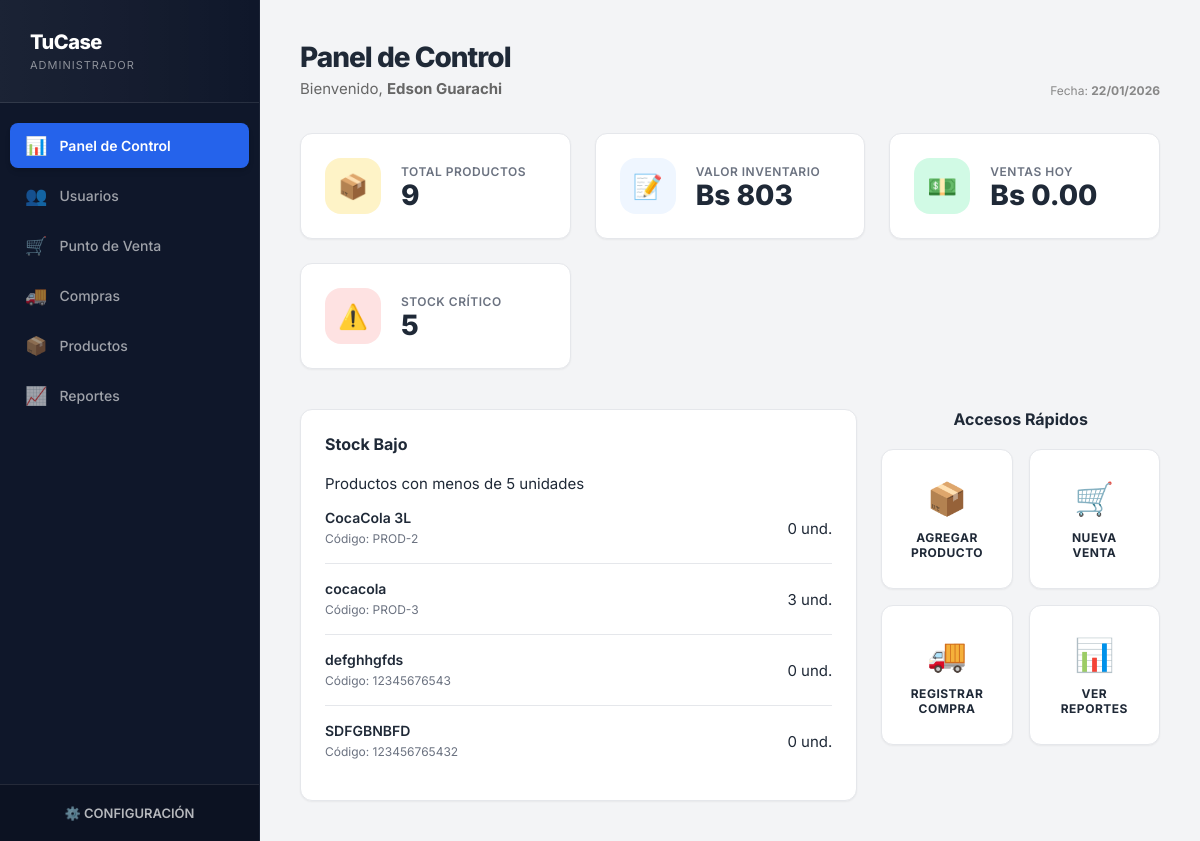
/index.php (signed in), run on the app's committed database.
### tables this page shows
CREATE TABLE `productos` (
  `id_producto` int(11) NOT NULL,
  `codigo_barras` varchar(50) DEFAULT NULL,
  `nombre` varchar(100) NOT NULL,
  `descripcion` text DEFAULT NULL,
  `precio_compra` decimal(10,2) NOT NULL DEFAULT 0.00,
  `precio_costo` decimal(10,2) DEFAULT 0.00,
  `precio_venta` decimal(10,2) NOT NULL,
  `stock_actual` int(11) DEFAULT 0,
  `stock_minimo` int(11) DEFAULT 5,
  `ruta_imagen` varchar(255) DEFAULT NULL,
  `id_categoria` int(11) NOT NULL,
  `id_proveedor` int(11) DEFAULT NULL,
  `estado` tinyint(1) DEFAULT 1,
  `imagen` varchar(255) DEFAULT NULL,
  `codigo` varchar(50) DEFAULT NULL
);

### models/Reporte.php (called while the page is built, shortened)
<?php
include_once __DIR__ . '/../config/conexion.php';
class Reporte {
    private $conn;
    public function __construct() {
        $db = new Conexion();
        $this->conn = $db->getConexion();
    }
    public function ventasHoy() {
        $sql = "SELECT SUM(total) as total FROM ventas WHERE DATE(fecha_venta) = CURDATE() AND estado = 1";
        $stmt = $this->conn->prepare($sql);
        $stmt->execute();
        $res = $stmt->fetch(PDO::FETCH_ASSOC);
        return $res['total'] ? $res['total'] : 0;
    }
    public function stockBajo() {
        $sql = "SELECT COUNT(*) as total FROM productos WHERE stock_actual <= 5 AND estado = 1";
        $stmt = $this->conn->prepare($sql);
        $stmt->execute();
        $res = $stmt->fetch(PDO::FETCH_ASSOC);
        return $res['total'];
    }
}
?>

### config/conexion.php (called while the page is built, shortened)
<?php
class Conexion {
    private $host = "localhost";
    private $db_name = "db_tienda_barrio";
    private $username = "root";
    private $password = "";
    private $charset = "utf8mb4";
    public function getConexion() {
        $this->conn = null;
        try {
            $dsn = "mysql:host=" . $this->host . ";dbname=" . $this->db_name . ";charset=" . $this->charset;
            $options = [
                PDO::ATTR_ERRMODE            => PDO::ERRMODE_EXCEPTION,
                PDO::ATTR_DEFAULT_FETCH_MODE => PDO::FETCH_ASSOC,
                PDO::ATTR_EMULATE_PREPARES   => false,
            ];
            $this->conn = new PDO($dsn, $this->username, $this->password, $options);
        } catch(PDOException $exception) {
            echo "Error de conexión: " . $exception->getMessage();
        }
        return $this->conn;
    }
}
?>

### index.php (the view, shortened to what this page needs)
<?php
include_once 'config/conexion.php';
include_once 'models/Reporte.php';
$reporte = new Reporte();
$db = new Conexion();
$conn = $db->getConexion();
$ventasHoy = $reporte->ventasHoy();
$stockBajoCount = $reporte->stockBajo();
$sqlTotal = "SELECT COUNT(*) as total FROM productos WHERE estado = 1";
$stmt = $conn->prepare($sqlTotal); $stmt->execute();
$totalProductos = $stmt->fetch(PDO::FETCH_ASSOC)['total'];
$sqlValor = "SELECT SUM(precio_compra * stock_actual) as valor FROM productos WHERE estado = 1";
$stmt = $conn->prepare($sqlValor); $stmt->execute();
$valorInventario = $stmt->fetch(PDO::FETCH_ASSOC)['valor'];
$valorInventario = $valorInventario ? $valorInventario : 0;
$sqlListaBaja = "SELECT nombre, codigo, stock_actual FROM productos WHERE stock_actual <= 5 AND estado = 1 LIMIT 4";
$stmt = $conn->prepare($sqlListaBaja); $stmt->execute();
$listaBajos = $stmt->fetchAll(PDO::FETCH_ASSOC);
?>
<!DOCTYPE html>
<html lang="es">
<head>
</head>
<body>
    <?php include 'views/sidebar.php'; ?>
    <div class="main">
        <div class="page-header">
            <div>
                <h1 class="page-title">Panel de Control</h1>
                <p style="color: #666;">Bienvenido, <strong><?php echo $_SESSION['nombre']; ?></strong></p>
            </div>
            <div style="text-align: right; font-size: 12px; color: #888;">
                Fecha: <strong><?php echo date('d/m/Y'); ?></strong>
            </div>
        </div>
        <div class="kpi-grid">
            <div class="kpi-card card-orange">
                <div class="kpi-icon-circle bg-orange">📦</div>
                <div class="kpi-content">
                    <span class="kpi-label">Total Productos</span>
                    <h3 class="kpi-value"><?php echo $totalProductos; ?></h3>
                </div>
            </div>
            <div class="kpi-card card-blue">
                <div class="kpi-icon-circle bg-blue">📝</div>
                <div class="kpi-content">
                    <span class="kpi-label">Valor Inventario</span>
                    <h3 class="kpi-value">Bs <?php echo number_format($valorInventario, 0); ?></h3>
                </div>
            </div>
            <div class="kpi-card card-green">
                <div class="kpi-icon-circle bg-green">💵</div>
                <div class="kpi-content">
                    <span class="kpi-label">Ventas Hoy</span>
                    <h3 class="kpi-value">Bs <?php echo number_format($ventasHoy, 2); ?></h3>
                </div>
            </div>
            <div class="kpi-card card-red">
                <div class="kpi-icon-circle bg-red">⚠️</div>
                <div class="kpi-content">
                    <span class="kpi-label">Stock Crítico</span>
                    <h3 class="kpi-value"><?php echo $stockBajoCount; ?></h3>
                </div>
            </div>
        </div>
        <div class="dashboard-lower">
            <div class="content-panel">
                <h3 class="panel-title">Stock Bajo</h3>
                <span class="panel-subtitle">Productos con menos de 5 unidades</span>
                <?php if(count($listaBajos) > 0): ?>
                    <?php foreach($listaBajos as $prod): ?>
                    <div class="stock-item">
                        <div class="stock-info">
                            <h4><?php echo $prod['nombre']; ?></h4>
                            <small>Código: <?php echo $prod['codigo']; ?></small>
                        </div>
                        <span class="stock-badge"><?php echo $prod['stock_actual']; ?> und.</span>
                    </div>
                    <?php endforeach; ?>
                <?php else: ?>
                    <p style="text-align:center; color:#999; margin-top:20px;">✅ Todo está bien surtido</p>
                <?php endif; ?>
            </div>
            <div class="actions-panel">
                <h3 class="panel-title" style="text-align:center; margin-bottom:20px;">Accesos Rápidos</h3>
                <div class="actions-grid">
                    <a href="views/productos/index.php" class="action-card">
                        <span class="action-icon">📦</span>
                        <span class="action-title">Agregar Producto</span>
                    </a>
                    <a href="views/ventas/registrar.php" class="action-card">
                        <span class="action-icon">🛒</span>
                        <span class="action-title">Nueva Venta</span>
                    </a>
                    <a href="views/compras/registrar.php" class="action-card">
                        <span class="action-icon">🚚</span>
                        <span class="action-title">Registrar Compra</span>
                    </a>
                    <?php if($_SESSION['rol'] == 1): ?>
                    <a href="views/reportes/dashboard.php" class="action-card">
                        <span class="action-icon">📊</span>
                        <span class="action-title">Ver Reportes</span>
                    </a>
                    <?php endif; ?>
                </div>
            </div>
        </div>
    </div>
</body>
</html>

### css/estilos.css (style rules this page uses)
:root { --primary-dark: #0f172a; --primary: #2563eb; --primary-light: #eff6ff; --success: #10b981; --bg-success: #d1fae5; --warning: #f59e0b; --bg-warning: #fef3c7; --danger: #ef4444; --bg-danger: #fee2e2; --text-main: #1f2937; --text-muted: #6b7280; --bg-body: #f3f4f6; --bg-card: #ffffff; --border: #e5e7eb; --font-stack: 'Inter', 'Segoe UI', system-ui, sans-serif; --shadow-sm: 0 1px 2px 0 rgba(0, 0, 0, 0.05); --shadow-md: 0 4px 6px -1px rgba(0, 0, 0, 0.1), 0 2px 4px -1px rgba(0, 0, 0, 0.06); --shadow-lg: 0 10px 15px -3px rgba(0, 0, 0, 0.1), 0 4px 6px -2px rgba(0, 0, 0, 0.05); --radius: 12px; }
* { box-sizing: border-box; margin: 0; padding: 0; font-family: var(--font-stack); }
body { background-color: var(--bg-body); color: var(--text-main); height: 100vh; display: flex; overflow: hidden; font-size: 15px; }
.main { flex-grow: 1; padding: 40px; overflow-y: auto; }
.page-header { margin-bottom: 35px; display: flex; justify-content: space-between; align-items: flex-end; }
.page-title { font-size: 28px; font-weight: 800; color: var(--text-main); letter-spacing: -1px; margin-bottom: 5px; }
.kpi-grid { display: grid; grid-template-columns: repeat(auto-fit, minmax(240px, 1fr)); gap: 24px; margin-bottom: 40px; }
.kpi-card { background: var(--bg-card); padding: 24px; border-radius: var(--radius); box-shadow: var(--shadow-sm); border: 1px solid var(--border); display: flex; align-items: center; gap: 20px; transition: transform 0.2s, box-shadow 0.2s; }
.kpi-icon-circle { width: 56px; height: 56px; border-radius: 16px; display: flex; align-items: center; justify-content: center; font-size: 24px; flex-shrink: 0; }
.bg-blue { background: var(--primary-light); color: var(--primary); }
.bg-orange { background: var(--bg-warning); color: var(--warning); }
.bg-green { background: var(--bg-success); color: var(--success); }
.bg-red { background: var(--bg-danger); color: var(--danger); }
.kpi-content { flex-grow: 1; }
.kpi-label { font-size: 12px; font-weight: 600; color: var(--text-muted); text-transform: uppercase; letter-spacing: 0.5px; margin-bottom: 4px; }
.kpi-value { font-size: 28px; font-weight: 800; color: var(--text-main); line-height: 1.1; }
.dashboard-lower { display: grid; grid-template-columns: 2fr 1fr; gap: 24px; align-items: start; }
.content-panel { background: var(--bg-card); padding: 24px; border-radius: var(--radius); box-shadow: var(--shadow-sm); border: 1px solid var(--border); }
.panel-title { font-size: 16px; font-weight: 700; color: var(--text-main); margin-bottom: 20px; }
.stock-item { display: flex; justify-content: space-between; align-items: center; padding: 16px 0; border-bottom: 1px solid var(--border); }
.stock-item:last-child { border-bottom: none; }
.stock-info h4 { font-size: 14px; font-weight: 600; color: var(--text-main); margin-bottom: 2px; }
.stock-info small { font-size: 12px; color: var(--text-muted); }
.actions-panel { background: transparent; }
.actions-grid { display: grid; grid-template-columns: 1fr 1fr; gap: 16px; }
.action-card { background: var(--bg-card); padding: 24px; border-radius: var(--radius); text-align: center; box-shadow: var(--shadow-sm); text-decoration: none; border: 1px solid var(--border); transition: all 0.2s; display: flex; flex-direction: column; align-items: center; justify-content: center; height: 140px; }
.action-card .action-icon { font-size: 32px; margin-bottom: 12px; transition: 0.2s; }
.action-title { font-size: 12px; font-weight: 700; color: var(--text-main); text-transform: uppercase; letter-spacing: 0.5px; }

### data on the page
productos: nombre "CocaCola 3L", codigo "PROD-2", stock_actual "0"
productos: nombre "cocacola", codigo "PROD-3", stock_actual "3"
productos: nombre "defghhgfds", codigo "12345676543", stock_actual "0"
productos: nombre "SDFGBNBFD", codigo "123456765432", stock_actual "0"

### other printed values
$_SESSION['nombre'] "Edson Guarachi"
$totalProductos "9"
$valorInventario "803"
$ventasHoy "0.00"
$stockBajoCount "5"
